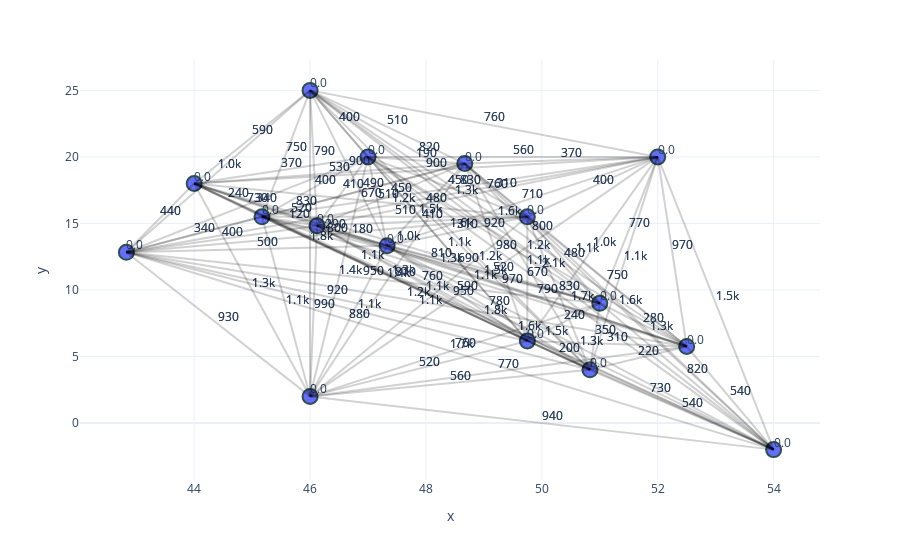

The notebook cell saved with this chart:
### Markdown cell above
## Visualización de los datos

### Code cell
plot_cities_and_route(location, product(range(n), range(n))) # Visualización de las ciudades
